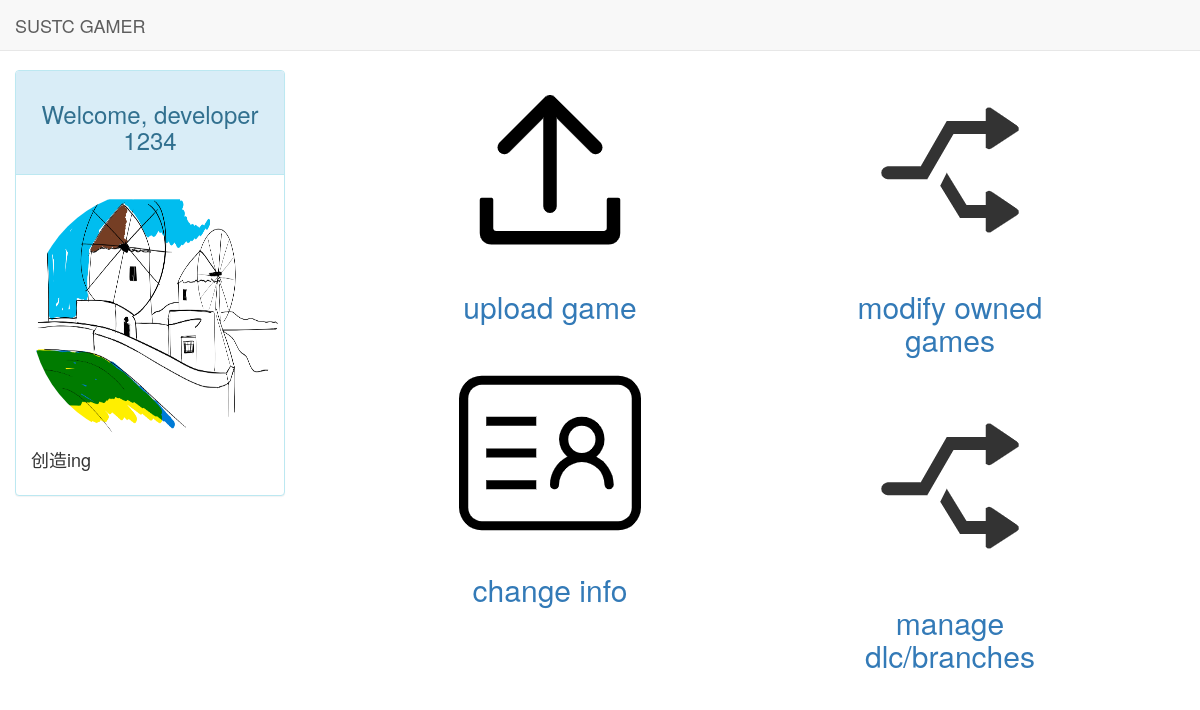
The app's page /developer/ (signed in) with its own data.
### developer/models.py (models this page shows, shortened)
class Developer(models.Model):
    user = models.OneToOneField(User, on_delete=models.CASCADE)
    account = models.FloatField(default=0)
    introduction = models.CharField(max_length=300, default="创造ing")
    create_date = models.DateTimeField(auto_now_add=True)
    avatar = models.ImageField(upload_to="avatar/%Y/%m/%d/", default='avatar/defaultAv.png')
    class Meta:
        ordering = ['-create_date', ]

### developer/views.py (the view)
# urls.py: path('', views.developer_home, name='developer home'),
def developer_home(request):
    user = request.user
    context = {'user': user}
    context['developer'] = get_object_or_404(Developer, user=request.user)
    return render(request, 'developer_home.html', context)

### developer/templates/developer_home.html (shortened to what this page needs)
{% extends 'base.html' %}
{% load static %}
{% block header_extends %}
    <link rel="stylesheet" href="{% static 'home.css' %}">
{% endblock %}
{% block content %}
    <div class="container-fluid">
        <div class="row">
            <div class="col-lg-3">
                <div class="panel panel-info">
                    <div class="panel-heading" style="text-align: center">
                        <h3>Welcome, developer {{ user.username }}</h3>
                    </div>
                    <div class="panel-body">
                        <img src="{{ developer.avatar.url }}" height="250" width="250" alt="" class="img-circle">
                        <br>
                        <h4>{{ developer.introduction }}</h4>
                    </div>
                </div>
            </div>
            <div class="col-lg-3 col-lg-offset-1" style="text-align: center">
                <img src="{% static '/pic/upload.png' %}" height="200" width="200" alt="">
                <br><h2><a href="{% url 'regist_game' %}">upload game</a></h2><br>
                <img src="{% static '/pic/info.png' %}" height="200" width="200" alt="">
                <br><h2><a href="{% url 'modify developer message' %}">change info</a></h2>
            </div>
            <div class="col-lg-3 col-lg-offset-1" style="text-align: center">
                <img src="{% static '/pic/release.png' %}" height="200" width="200" alt="">
                <br><h2><a href="{% url 'game select' %}">modify owned games</a></h2><br>
                <img src="{% static '/pic/release.png' %}" height="200" width="200" alt="">
                <br><h2><a href="{% url 'dlc select' %}">manage dlc/branches</a></h2>
            </div>
        </div>
    </div>
{% endblock %}

### static/base.css (style rules this page uses)
* { margin: 0; padding: 0; }
body { margin-top: 70px!important; }

### records on screen
Developer: avatar (picture), introduction "创造ing"

### other values on screen
{{ user.username }} "1234"
